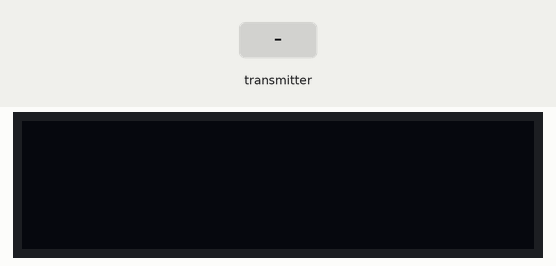
Simulated run of this sketch. Board: Arduino Uno, built with avr-gcc and run on an emulated ATmega328P. On the bench: 128×32 one-colour display. The inputs (shaded band) are chosen by the test bench. No radio packets arrive unless stated; what the sketch prints to the serial monitor is not drawn.

Above: at 1.2 s.
1.3 s: the transmitter starts sending _micros = 0
At 2.5 s:
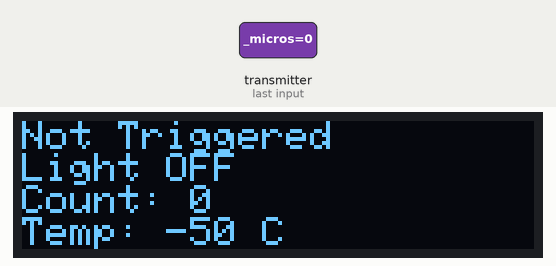
2.8 s: the transmitter starts sending temp = 100
At 3.7 s:
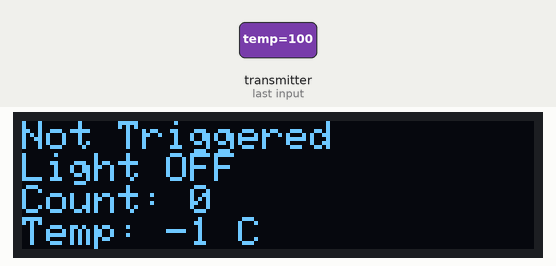
4.3 s: the transmitter starts sending light = 1
At 5.5 s:
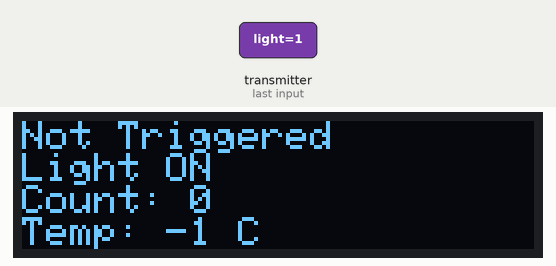
5.8 s: the transmitter starts sending trigger = 1
At 7.0 s:
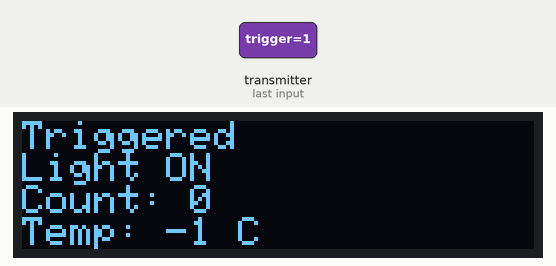
7.3 s: the transmitter starts sending light = 0
At 8.3 s:
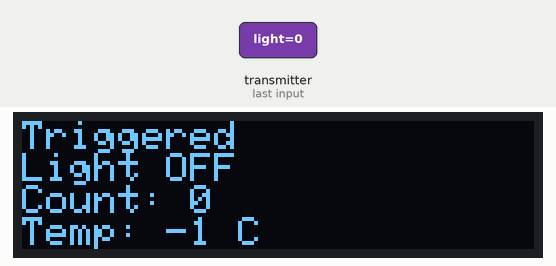
8.8 s: the transmitter starts sending motion_count = 1023
At 9.5 s:
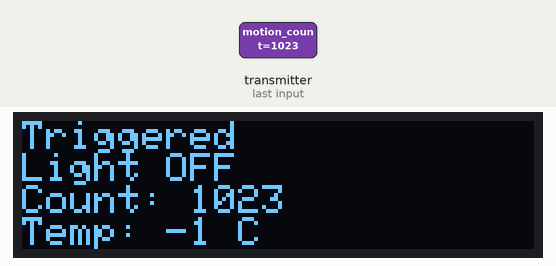
Timing chart, 0 to 11.3 s (numbered marks = the images above; inputs shaded):
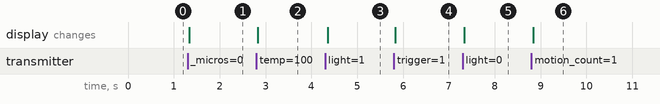

Measured:
- after the input at 1.3 s, the display: changes at once (image 1)
- after the input at 2.8 s, the display: changes at once (image 2)
- after the input at 4.3 s, the display: changes after 0.06 s (image 3)
- after the input at 5.8 s, the display: changes at once (image 4)
- after the input at 7.3 s, the display: changes at once (image 5)
- after the input at 8.8 s, the display: changes at once (image 6)

The sketch:

recieve_raccoon.ino
```cpp
/*Connections for the NRF24L01
   1 - GND
   2 - VCC 3.3V
   3 - CE to Arduino pin 7
   4 - CSN to Arduino pin 8
   5 - SCK to Arduino pin 13
   6 - MOSI to Arduino pin 11
   7 - MISO to Arduino pin 12
   8 - UNUSED
*/

//include the below libraries
#include <SPI.h>
#include "RF24.h"
#include "printf.h"
#include <Wire.h>
#include <Adafruit_GFX.h>
#include <Adafruit_SSD1306.h>


#define OLED_RESET 4
Adafruit_SSD1306 display(OLED_RESET);

#define  CE_PIN  7   // The pins to be used for CE and SN
#define  CSN_PIN 8


//sets up reciever
RF24 radio(CE_PIN, CSN_PIN);

//sets up connection pipes
byte addresses[][6] = {"raccoon", "raccoon2"};

//struct package
struct dataStruct {
  unsigned long _micros;  // to save response times
  int temp;          //temp data to be transmitted
  int motion_count;
  int ldr_sense;
  int voltage;
  int moisture_level;
  bool light;
  bool trigger;
} myData;


void setup()
{
  //display intializations
  display.clearDisplay();
  display.begin(SSD1306_SWITCHCAPVCC, 0x3C);  // initialize with the I2C addr 0x3C (for the 128x32)
  // init done
  display.clearDisplay();
  Serial.begin(115200);
  printf_begin();

  //nRFL01 Radio intilization
  radio.begin();
  radio.setChannel(108);
  radio.setDataRate(RF24_250KBPS); // set speed
  radio.setPALevel(RF24_PA_MAX);//max for most range--> high power usuage

  //opens pipes
  //radio.openWritingPipe(addresses[1]);
  radio.openReadingPipe(1, addresses[0]);

  // Start the radio listening for data
  radio.startListening();

}

void loop()
{
  //sets the text color
  display.setTextSize(1); //8.5
  display.setTextColor(WHITE);
  display.setCursor(0,0);

  //while the radio is available -- > keep listening
  if ( radio.available())
  {
    while (radio.available())
    {
      radio.read( &myData, sizeof(myData) );             // Get the data
    }

    radio.stopListening();
    radio.write( &myData, sizeof(myData) );              // Sends confirmation
    radio.startListening();

   if (myData.trigger) {
      Serial.println("Triggered");
    } else {
      Serial.println("Not Triggered");
    }
    if(myData.light){
        Serial.println("Light ON");
      }else{
        Serial.println("Light OFF");
      }
    //prints out the temp data to serial monitor
    Serial.print("Number of Encounters: ");
    Serial.println(myData.motion_count);
    Serial.print("Current Temperature: ");
    Serial.print((int)((((myData.temp * 5.0) / 1024.0) - 0.5) * 100));
    Serial.println(" Celsius");
    Serial.print("Battery Voltage: ");
    Serial.print((myData.voltage / 1023.0) * 5.0);

    if(((myData.voltage / 1023.0) * 5.0) >= 4.0){
    Serial.print("V");
    Serial.println("--FULL");
    }else{
      Serial.println("V");
    }
    Serial.print("Daylight Level: ");
    Serial.print(map(myData.ldr_sense, 700, 1023, 0, 100));
    Serial.println("%");
    Serial.print("Moisture Level: ");
    Serial.print(map(myData.moisture_level, 0, 1023, 0, 100));
    Serial.println("%");

      if (myData.trigger) {
      display.println("Triggered");
    } else {
      display.println("Not Triggered");
    }
    if(myData.light){
        display.println("Light ON");
      }else{
        display.println("Light OFF");
      }

    display.print("Count: ");
    display.println(myData.motion_count);
    display.print("Temp: ");
    display.print((int)((((myData.temp * 5.0) / 1024.0) - 0.5) * 100));
    display.println(" C");
    display.print("Voltage: ");
    display.print((myData.voltage / 1023.0) * 5.0);
     if(((myData.voltage / 1023.0) * 5.0) >= 4.0){
    display.print("V");
    display.println("--Full");
    }else{
      display.println("V");
    }
    display.print("Daylight: ");
    display.print(map(myData.ldr_sense, 700, 1023, 0, 100));
    display.println("%");
    display.print("Moisture: ");
    display.print(map(myData.moisture_level, 0, 1023, 0, 100));
    display.println("%");
    display.display();
    display.clearDisplay(); //refreshes display

  }

display.clearDisplay();
}
```
